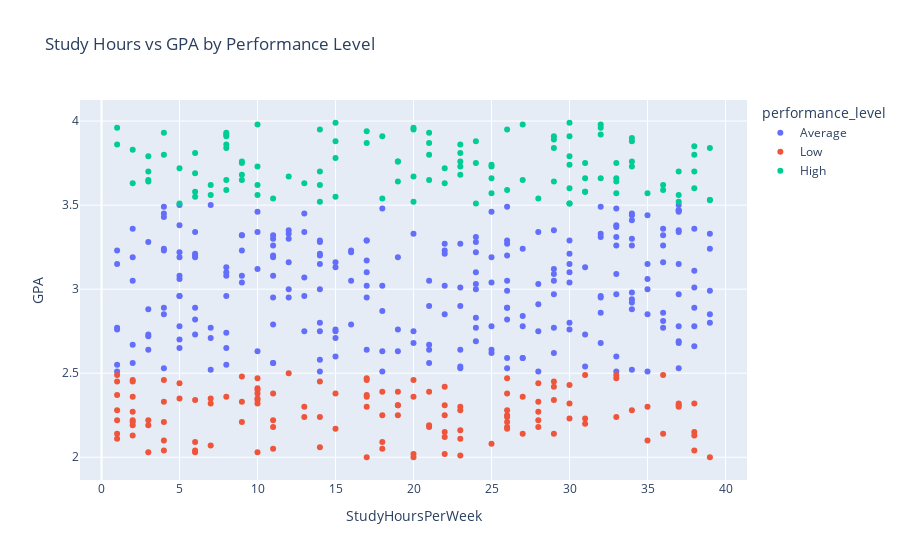

Notebook code cell kept with this figure:
### Markdown cell above
## 📈 Study Hours vs GPA (Interactive Scatter Plot)

This interactive chart shows the relationship between how many hours a student studies and their GPA.  
Hovering reveals their attendance and major. The points are color-coded by performance level.

This helps us observe trends like:  
📌 Students who study more tend to have a higher GPA  
📌 Outliers who study less but still perform well (or vice versa)

### Code cell
fig = px.scatter(
    df,
    x='StudyHoursPerWeek',
    y='GPA',
    color='performance_level',
    hover_data=['AttendanceRate', 'Major'],
    title='Study Hours vs GPA by Performance Level'
)

fig.show()

### Figure 1 — Plotly figure (JSON) as saved in the notebook; plotly's stock layout.template omitted (floating-point values rounded to 4 significant figures; data arrays with more than 128 entries replaced by an {"elided": "..."} marker saying what was removed)
{"data": [{"customdata": {"elided": "252x2 mixed values"}, "hovertemplate": "performance_level=Average<br>StudyHoursPerWeek=%{x}<br>GPA=%{y}<br>AttendanceRate=%{customdata[0]}<br>Major=%{customdata[1]}<extra></extra>", "legendgroup": "Average", "marker": {"color": "#636efa", "symbol": "circle"}, "mode": "markers", "name": "Average", "orientation": "v", "showlegend": true, "type": "scatter", "x": {"elided": "252 int values"}, "xaxis": "x", "y": {"elided": "252 float values"}, "yaxis": "y"}, {"customdata": {"elided": "130x2 mixed values"}, "hovertemplate": "performance_level=Low<br>StudyHoursPerWeek=%{x}<br>GPA=%{y}<br>AttendanceRate=%{customdata[0]}<br>Major=%{customdata[1]}<extra></extra>", "legendgroup": "Low", "marker": {"color": "#EF553B", "symbol": "circle"}, "mode": "markers", "name": "Low", "orientation": "v", "showlegend": true, "type": "scatter", "x": {"elided": "130 int values"}, "xaxis": "x", "y": {"elided": "130 float values"}, "yaxis": "y"}, {"customdata": {"elided": "118x2 mixed values"}, "hovertemplate": "performance_level=High<br>StudyHoursPerWeek=%{x}<br>GPA=%{y}<br>AttendanceRate=%{customdata[0]}<br>Major=%{customdata[1]}<extra></extra>", "legendgroup": "High", "marker": {"color": "#00cc96", "symbol": "circle"}, "mode": "markers", "name": "High", "orientation": "v", "showlegend": true, "type": "scatter", "x": [21, 1, 32, 34, 28, 8, 39, 34, 3, 23, 15, 39, 38, 38, 34, 30, 20, 34, 6, 2, 13, 3, 3, 29, 1, 26, 27, 22, 30, 36, 8, 22, 26, 23, 18, 37, 10, 39, 25, 33, 6, 6, 31, 30, 8, 5, 19, 20, 14, 11, 6, 10, 9, 15, 24, 35, 29, 30, 21, 4, 25, 18, 8, 15, 17, 33, 14, 30, 33, 38, 31, 4, 31, 20, 25, 36, 5, 8, 29, 14, 23, 37, 21, 15, 9, 10, 38, 27, 17, 24, 25, 33, 21, 7, 20, 32, 30, 29, 8, 32, 19, 32, 24, 8, 14, 31, 7, 23, 19, 2, 3, 23, 12, 37, 30, 9, 10, 9], "xaxis": "x", "y": [3.93, 3.96, 3.66, 3.73, 3.54, 3.59, 3.84, 3.88, 3.65, 3.73, 3.99, 3.53, 3.85, 3.8, 3.76, 3.74, 3.52, 3.9, 3.69, 3.83, 3.63, 3.64, 3.79, 3.91, 3.86, 3.95, 3.65, 3.72, 3.6, 3.59, 3.84, 3.63, 3.59, 3.81, 3.54, 3.7, 3.62, 3.53, 3.74, 3.64, 3.81, 3.55, 3.66, 3.99, 3.92, 3.51, 3.64, 3.96, 3.95, 3.54, 3.58, 3.73, 3.65, 3.88, 3.75, 3.57, 3.64, 3.91, 3.87, 3.8, 3.66, 3.91, 3.65, 3.55, 3.87, 3.75, 3.7, 3.51, 3.57, 3.7, 3.58, 3.93, 3.58, 3.67, 3.73, 3.62, 3.72, 3.91, 3.89, 3.62, 3.86, 3.56, 3.65, 3.78, 3.76, 3.98, 3.6, 3.98, 3.94, 3.88, 3.57, 3.66, 3.8, 3.56, 3.95, 3.92, 3.79, 3.84, 3.86, 3.98, 3.76, 3.96, 3.51, 3.93, 3.52, 3.75, 3.62, 3.76, 3.76, 3.63, 3.7, 3.68, 3.67, 3.52, 3.51, 3.68, 3.56, 3.75], "yaxis": "y"}], "layout": {"legend": {"title": {"text": "performance_level"}, "tracegroupgap": 0}, "title": {"text": "Study Hours vs GPA by Performance Level"}, "xaxis": {"anchor": "y", "domain": [0, 1], "title": {"text": "StudyHoursPerWeek"}}, "yaxis": {"anchor": "x", "domain": [0, 1], "title": {"text": "GPA"}}}}
